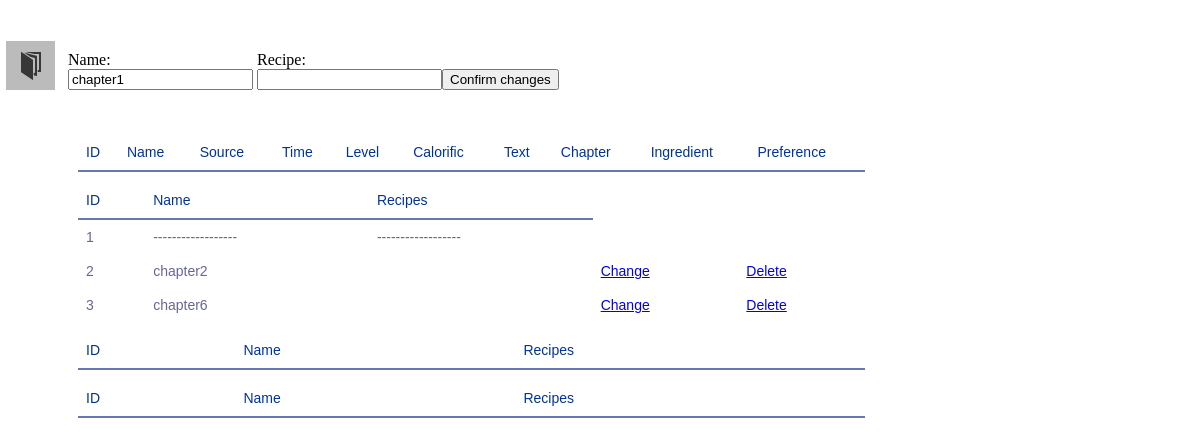
The app's page /change/chapter/1, older data.
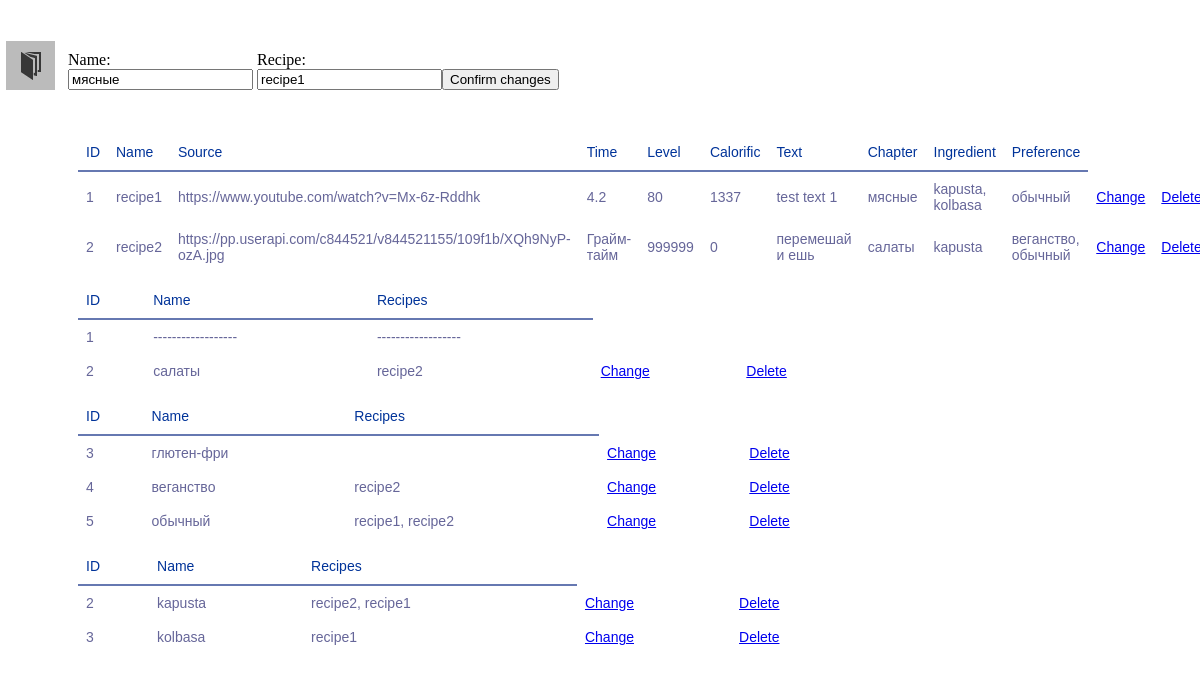
The same page, newer data.
### models.py (models this page shows, shortened)
class Chapter(db.Model):
    id = db.Column(db.Integer, primary_key=True)
    name = db.Column(db.TEXT(16), index=True, unique=True)
    recipes = db.relationship("Recipe", cascade='all')
    def get_item(self, i):
        return {
            0: self.id,
            1: self.name,
            2: ", ".join('{}'.format(x.name) for x in self.recipes)
        }[i]
    def __iter__(self):
        return (self.get_item(i) for i in range(0, 3))

class Recipe(db.Model):
    id = db.Column(db.Integer, primary_key=True)
    name = db.Column(db.TEXT(512), index=True)
    source = db.Column(db.TEXT(512))
    time = db.Column(db.String(32))
    level = db.Column(db.INT)
    calorific = db.Column(db.INT)
    text = db.Column(db.TEXT(8192))
    chapter_id = db.Column(db.Integer, db.ForeignKey("chapter.id", ondelete='CASCADE'), index=True)
    rec_ingr = db.relationship("RecipeIngredient", back_populates='recipes', cascade='all')
    rec_pref = db.relationship("RecipePreference", back_populates='recipes', cascade='all')
    def get_item(self, index):
        return {
            0: str(self.id),
            1: str(self.name),
            2: str(self.source),
            3: str(self.time),
            4: str(self.level),
            5: str(self.calorific),
            6: str(self.text),
            7: ', '.join(list('{}'.format(Chapter.query.get(x.id).name)
                              for x in Chapter.query.filter_by(id=self.chapter_id).all())),
            8: ', '.join(list('{}'.format(Ingredient.query.get(x.ingredient_id).name)
                              for x in RecipeIngredient.query.filter_by(recipe_id=self.id).all())),
            9: ', '.join(list('{}'.format(Preference.query.get(x.preference_id).name)
                              for x in RecipePreference.query.filter_by(recipe_id=self.id).all()))
        }[index]
    def __iter__(self):
        return (self.get_item(i) for i in range(0, 10))

class Preference(db.Model):
    id = db.Column(db.Integer, primary_key=True)
    name = db.Column(db.TEXT(16), index=True)
    rec_pref = db.relationship("RecipePreference", back_populates='preferences', cascade='all')
    def get_item(self, i):
        return {
            0: self.id,
            1: self.name,
            2: ', '.join(map(str, list('{}'.format(Recipe.query.get(x.recipe_id).name)
                                       for x in RecipePreference.query.filter_by(preference_id=self.id).all())))
        }[i]
    def __iter__(self):
        return (self.get_item(i) for i in range(0, 3))

class Ingredient(db.Model):
    id = db.Column(db.Integer, primary_key=True)
    name = db.Column(db.TEXT(16), index=True)
    rec_ingr = db.relationship("RecipeIngredient", back_populates='ingredients', cascade='all')
    def get_item(self, i):
        return{
            0: self.id,
            1: self.name,
            2: ', '.join(map(str, list('{}'.format(Recipe.query.get(x.recipe_id).name)
                                       for x in RecipeIngredient.query.filter_by(ingredient_id=self.id).all())))
        }[i]
    def __iter__(self):
        return (self.get_item(i) for i in range(0, 3))

### app.py (the view)
@app.route('/change/<chtype>/<changing>', methods=['GET', 'POST'])
def change(changing, chtype):
    contents_dict = {
        "chapter": Chapter.query.all(),
        "recipe": Recipe.query.all(),
        "ingredient": Ingredient.query.all(),
        "preference": Preference.query.all()
    }
    form = form_dict[chtype]
    form = form()
    if form.validate_on_submit():
        form.create_instance(_id=changing)
        flash('{} changed successfully'.format(chtype.capitalize()))
        return redirect(url_for('index'))
    for i in range(len(form)):
        form.get_item(i).data = instance_dict[chtype].query.get(int(changing)).get_item(i)
    return render_template("change.html", form=form, index=int(changing), chtype=chtype, contents_dict=contents_dict)

### forms.py (shortened to what this page needs)
class ChapterForm(Form):
    id = IntegerField('id', validators=[Regexp("\d*", message="Id must be an integer")])
    name = StringField('name',
                       validators=[NoneOf(['"', "'", ";", "/", "\\"], message="\", ', ;, /, \\ are not allowed")])
    recipe = StringField('recipe', validators=[Regexp(".*")])
    def get_item(self, i):
        return {
            0: self.id,
            1: self.name,
            2: self.recipe
        }[i]
    def __len__(self):
        return 3

### templates/change.html (shortened to what the changed rows need)
{% extends "base.html" %}
{% block form %}
<form action="" method="post" name="find">
    <div class="change">
    <p class="change">
        Name:<br>
        {{ form.name }}<br>
        <br>
    </p>
    {% if chtype=='recipe' %}
        <p class="change">
            Source:<br>
            {{ form.source }}<br>
            {% for error in form.errors.source %}
                <span class="error">[{{error}}]</span>
            {% endfor %}<br>
        </p>
        <p class="change">
            Time:<br>
            {{ form.time }}<br>
            {% for error in form.errors.time %}
                <span class="error">[{{error}}]</span>
            {% endfor %}<br>
        </p>
        <p class="change">
            Level:<br>
            {{ form.level }}<br>
            {% for error in form.errors.level %}
                <span class="error">[{{error}}]</span>
            {% endfor %}<br>
        </p>
        <p class="change">
            Calorific:<br>
            {{ form.calorific }}<br>
            {% for error in form.errors.calorific %}
                <span class="error">[{{error}}]</span>
            {% endfor %}<br>
        </p>
        <p class="change">
            Chapter:<br>
            {{ form.chapter }}<br>
            {% for error in form.errors.chapter %}
                <span class="error">[{{error}}]</span>
            {% endfor %}<br>
        </p>
        <p class="change">
            Preference:<br>
            {{ form.preferences }}<br>
            {% for error in form.errors.preference %}
                <span class="error">[{{error}}]</span>
            {% endfor %}<br>
        </p>
        <p class="change">
            Ingredients:<br>
            {{ form.ingredients }}<br>
            {% for error in form.errors.ingredients %}
                <span class="error">[{{error}}]</span>
            {% endfor %}<br>
        </p>
        <p class="change">
            Text:<br>
            {{ form.text }}<br>
            {% for error in form.errors.text %}
                <span class="error">[{{error}}]</span>
            {% endfor %}<br>
        </p>
        <p class="change button-recipe">
            <input type="submit" class="" value="Confirm changes">
        </p>
    {% else %}
        <p class="change">
            Recipe:<br>
            {{ form.recipe }}<br>
            <br>
        </p>
        <p class="change button">
            <input type="submit" class="" value="Confirm changes">
        </p>
    {% endif %}
    </div>
</form>
<table class="recipe">
<tr><th>ID</th><th>Name</th><th>Source</th><th>Time</th><th>Level</th><th>Calorific</th><th>Text</th><th>Chapter</th>
    <th>Ingredient</th><th>Preference</th></tr>
{% for recipe in contents_dict["recipe"] %}
    <tr>
        {% if ((chtype == 'recipe') and ( index == recipe.id )) %}
            <td>{{ recipe.id }}</td>
            {% for i in "Refactor" %}
                <td> {{ i }} </td>
            {% endfor %}
        {% else %}
            {% for item in recipe %}
                <td>{{ item }}</td>
            {% endfor %}
            <td class="after-bt"><a href="{{ url_for('change', changing=recipe.id, chtype='recipe') }}">Change</a></td>
            <td class="after-bt"><a href="{{ url_for('delete', deleting=recipe.id, chtype='recipe') }}">Delete</a></td>
        {% endif %}
    </tr>
{% endfor %}
</table>
<table class="chapter">
<tr><th>ID</th><th>Name</th><th>Recipes</th>
{% for chapter in contents_dict["chapter"] %}
    <tr>
        {% if ( (chtype == 'chapter') and (index == chapter.id) ) %}
            <td>{{ chapter.id }}</td>
            <td> ------------------ </td>
            <td> ------------------ </td>
        {% else %}
            {% for item in chapter %}
                <td>{{ item }}</td>
            {% endfor %}
            <td class="after-bt"><a href="{{ url_for('change', changing=chapter.id, chtype='chapter') }}">Change</a></td>
            <td class="after-bt"><a href="{{ url_for('delete', deleting=chapter.id, chtype='chapter') }}">Delete</a></td>
        {% endif %}
    </tr>
{% endfor %}
</table>
<table class="preference">
<tr><th>ID</th><th>Name</th><th>Recipes</th>
{% for preference in contents_dict["preference"] %}
    <tr>
        {% if ((chtype == 'preference') and ( index == preference.id )) %}
            <td>{{ preference.id }}</td>
            <td> ------------------ </td>
            <td> ------------------ </td>
        {% else %}
            {% for item in preference %}
                <td>{{ item }}</td>
            {% endfor %}
            <td class="after-bt"><a href="{{ url_for('change', changing=preference.id, chtype='preference') }}">Change</a></td>
            <td class="after-bt"><a href="{{ url_for('delete', deleting=preference.id, chtype='preference') }}">Delete</a></td>
        {% endif %}
    </tr>
{% endfor %}
</table>
<table class="ingredient">
<tr><th>ID</th><th>Name</th><th>Recipes</th>
{% for ingredient in contents_dict["ingredient"] %}
    <tr>
        {% if ((chtype == 'ingredient') and ( index == ingredient.id )) %}
            <td>{{ ingredient.id }}</td>
            <td> ------------------ </td>
            <td> ------------------ </td>
        {% else %}
            {% for item in ingredient %}
                <td>{{ item }}</td>
            {% endfor %}
            <td class="after-bt"><a href="{{ url_for('change', changing=ingredient.id, chtype='ingredient') }}">Change</a></td>
            <td class="after-bt"><a href="{{ url_for('delete', deleting=ingredient.id, chtype='ingredient') }}">Delete</a></td>
        {% endif %}
    </tr>
{% endfor %}
</table>
{% endblock %}

Row changes from the older to the newer data that the page shows:
removed Chapter: chapter "3", name "chapter6"
changed Chapter id 1: name "chapter1" → "мясные"
added Recipe: recipe "1" "4.2" "80" "1337" "kapusta, kolbasa", name "recipe1", source "https://www.youtube.com/watch?v=Mx-6z-Rddhk", text "test text 1", Chapter (name "мясные")
added Preference: name "обычный", preference "5" "recipe1, recipe2"
added Recipe: recipe "2" "999999" "0" "веганство, обычный", name "recipe2", source "https://pp.userapi.com/c844521/v844521155/109f1b/XQh9NyP-ozA.jpg", time "Грайм-тайм", text "перемешай и ешь", Chapter (name "салаты")
changed Chapter: name "chapter2" → "салаты"
added Ingredient: name "kapusta", ingredient "2" "recipe2, recipe1"
added Preference: preference "3", name "глютен-фри"
added Preference: preference "4", name "веганство"
added Ingredient: ingredient "3", name "kolbasa"
Text that changed along with them:
form field recipe: (not shown) → "recipe1"
